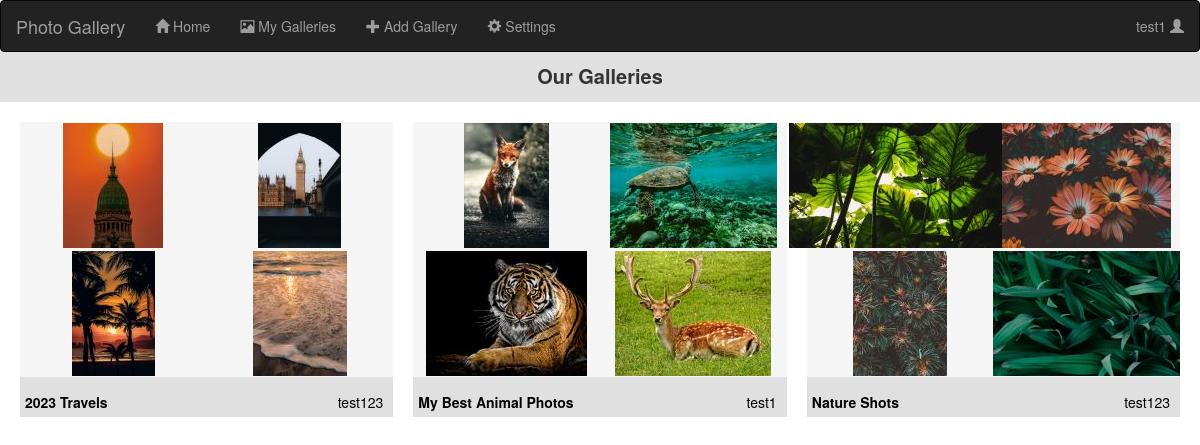
The page / (signed in) on the database its author committed.
### app.py (models this page shows, shortened)
class User(UserMixin, db.Model):
    __tablename__ = 'users'
    __bind_key__ = 'users'
    id = db.Column(db.Integer, primary_key = True)
    fname = db.Column(db.String(32))
    lname = db.Column(db.String(32))
    email = db.Column(db.String(300), unique = True)
    username = db.Column(db.String(24))
    passwordHash = db.Column(db.String(128))
    galleries = db.relationship('Gallery', backref='user')

class Photo(db.Model):
    __tablename__ = 'photos'
    __bind_key__ = 'photos'
    id = db.Column(db.Integer, primary_key=True)
    galleryId = db.Column(db.Integer, db.ForeignKey(Gallery.id))
    photoURL = db.Column(db.String(32))
    thumbnailURL = db.Column(db.String(32))

class Gallery(db.Model):
    __tablename__ = 'galleries'
    id = db.Column(db.Integer, primary_key=True)
    userId = db.Column(db.Integer, db.ForeignKey(User.id))
    numPhotos = db.Column(db.Integer)
    title = db.Column(db.String(40))
    dateCreated = db.Column(db.Date)
    dateLastEdited = db.Column(db.Date)
    description = db.Column(db.Text)
    photos = db.relationship('Photo', backref='gallery')

### app.py (the view)
@app.route("/")
def homePage():
    return render_template('index.html', galleries = galleries, photos = photos, users = users, loggedIn = isLoggedIn(), username = getCurrentUsername())

### app.py (called while the page is built)
@lm.user_loader
def loadUser(id):
    return User.query.get(int(id))

def getCurrentUsername():
    currentUserID = session.get("userId", None)
    currentUsername = None
    if currentUserID != None:
        currentUsername = loadUser(currentUserID).username
    return currentUsername

def isLoggedIn():
    if 'loggedIn' not in session:
        session['loggedIn'] = False
        session.modified = True
    return session['loggedIn']

### templates/index.html (shortened to what this page needs)
{% extends "base.html" %}
{% block content %}
    <div class = "pageTitle">
        Our Galleries
    </div>
    <div id = "galleries">
    {% for key in galleries %}
        {% set gallery = galleries[key] %}
        {% set numPhotos = gallery['numPhotos'] %}
        {% set photosList = gallery['photos'] %}
        <div class = "galleryPreview">
            <a href = "{{ url_for('viewGallery', galleryID = gallery['id'])}}">
                <div class = "photosPreview">
                    {% for i in range(4) %}
                        <div class = "thumbnailPhoto">
                            {% set photoURL = photos[photosList[(i%numPhotos)]]['thumbnailURL'] %}
                            <img src="{{photoURL}}">
                        </div>
                    {% endfor %}
                </div>
                <div class = "previewDetails">
                    <div class = "previewTitle">{{gallery['title']}}</div>
                    <div class = "previewUser">{{users[gallery['userId']]['username']}}</div>
                </div>
            </a>
        </div>
    {% endfor %}
    </div>
{% endblock %}

### templates/base.html (shortened to what this page needs)
{% extends "bootstrap/base.html" %}
{% block head %}
    <link rel = "stylesheet" href = "../static/style.css">
    <link rel="stylesheet" href="https://cdn.jsdelivr.net/npm/bootstrap@3.3.7/dist/css/bootstrap.min.css">
{% endblock %}
{% block body %}
<nav class="navbar navbar-inverse" id = "navbar">
    <div class="container-fluid">
        <div class="navbar-header">
            <a class="navbar-brand" href="#">Photo Gallery</a>
        </div>
        <ul class="nav navbar-nav">
            <li><a href="{{ url_for('homePage') }}"><span class="glyphicon glyphicon-home"></span> Home</a></li>
            <li><a href="#"><span class="glyphicon glyphicon-picture"></span> My Galleries</a></li>
            <li><a href="{{ url_for('addGallery') }}"><span class="glyphicon glyphicon-plus"></span> Add Gallery</a></li>
            <li><a href="{{ url_for('settings') }}"><span class="glyphicon glyphicon-cog"></span> Settings</a></li>
        </ul>
        <ul class="nav navbar-nav navbar-right">
            {% if loggedIn == False %}
                <li><a href="{{ url_for('register') }}"><span class="glyphicon glyphicon-user"></span> Sign Up</a></li>
                <li><a href="{{ url_for('login') }}"><span class="glyphicon glyphicon-log-in"></span> Login</a></li>
            {% elif loggedIn == True %}
                <li onmouseenter="showPopup()" onmouseleave="hidePopup()"><a href="#">{{username}} <span class="glyphicon glyphicon-user"></span></a></li>
            {% endif %}
        </ul>
    </div>
</nav>
    {% block content %}{% endblock %}
{% endblock %}

### static/style.css (style rules this page uses)
:root { --lightBackground: #F5F5F5; --darkBackground: #E0E0E0; }
#navbar { margin-bottom: 0; }
.pageTitle { margin: auto; font-size: 20px; background-color: var(--darkBackground); text-align: center; font-weight: bold; height: 50px; padding-top: 10px; }
#galleries { display:grid; grid-gap: 20px; grid-template-columns: repeat(3, 1fr); padding: 20px; }
.galleryPreview { background-color: var(--darkBackground); }
.photosPreview { display: grid; grid-template-rows: repeat(2, 1fr); grid-template-columns: repeat(2, minmax(150px, 1fr)); grid-auto-columns: auto auto; place-items: center; margin: auto; margin-bottom: 10px; height: 255px; background-color: var(--lightBackground); }
.previewTitle { float:left; font-weight: bold; padding: 5px; }
.previewUser { float: right; padding: 5px; padding-right: 10px; }
.previewDetails { color: black; }

### rows shown on the page
User: username "test1", username "test1"
Photo: thumbnailURL (picture)
Photo: thumbnailURL (picture)
Photo: thumbnailURL (picture)
Photo: thumbnailURL (picture)
Gallery: title "2023 Travels"
User: username "test123" "test123"
Photo: thumbnailURL (picture)
Photo: thumbnailURL (picture)
Photo: thumbnailURL (picture)
Photo: thumbnailURL (picture)
Gallery: title "My Best Animal Photos"
Photo: thumbnailURL (picture)
Photo: thumbnailURL (picture)
Photo: thumbnailURL (picture)
Photo: thumbnailURL (picture)
Gallery: title "Nature Shots"
